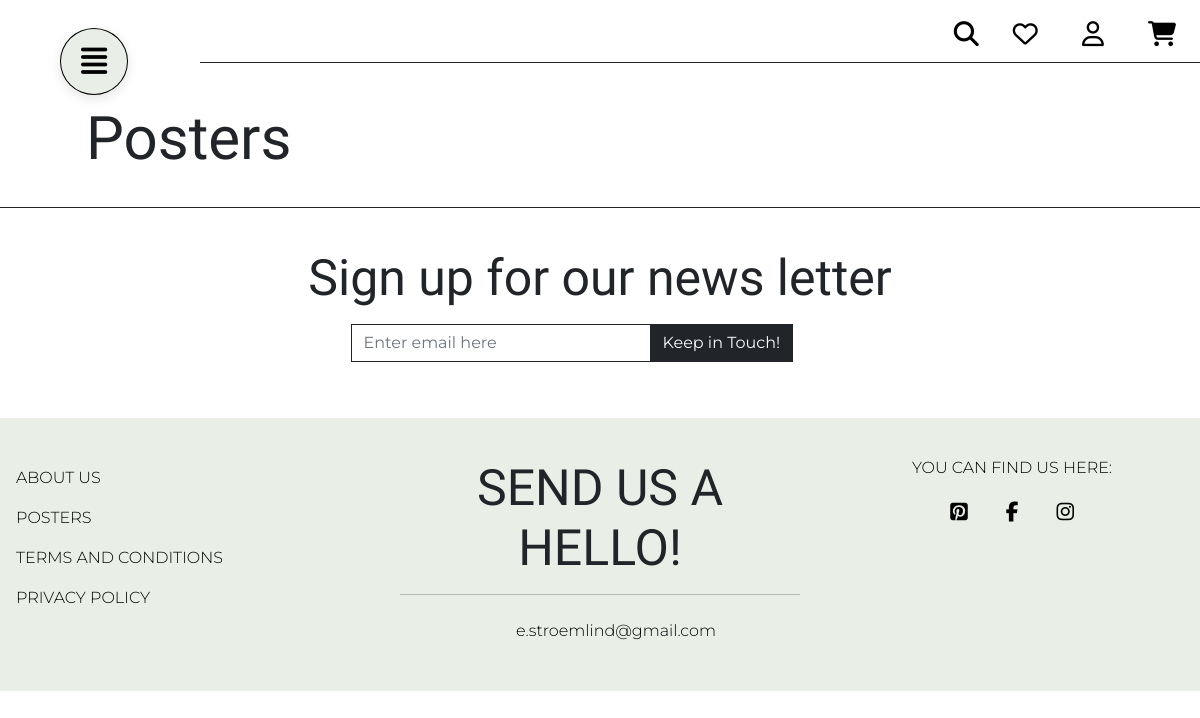
The page /posters/posters/?motive=Animals on the database as committed earlier.
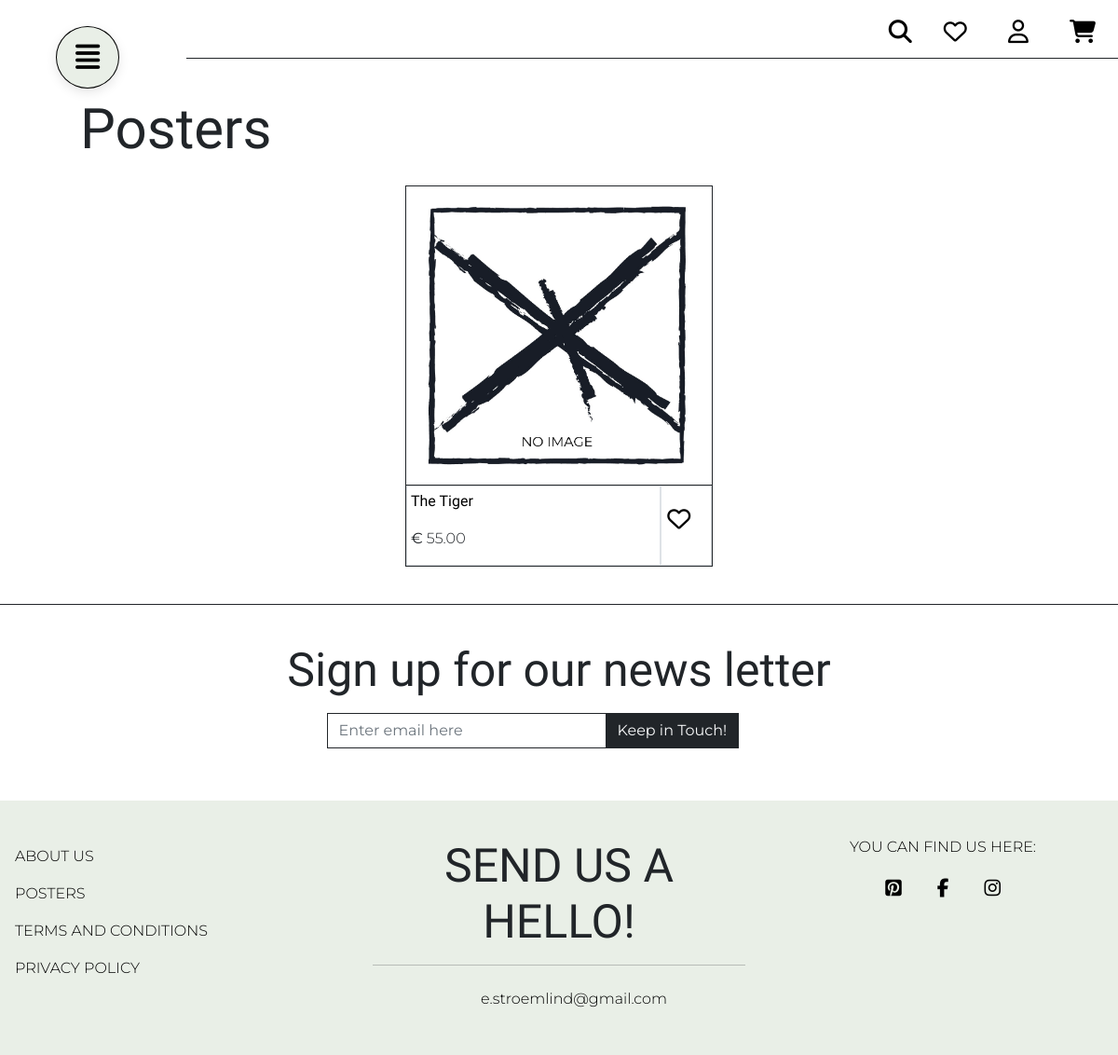
The same page on the database as committed later.
### posters/models.py (models this page shows, shortened)
class Poster(models.Model):
    name = models.CharField(max_length=200)
    motive = models.ForeignKey(
        'Motive', null=True, blank=True, on_delete=models.SET_NULL)
    description = models.TextField()
    size = models.BooleanField(default=False, null=True, blank=True)
    quantity = models.IntegerField(default=0)
    price = models.DecimalField(max_digits=7, decimal_places=2)
    image = models.CharField(max_length=100, null=True, blank=True)
    like = models.ManyToManyField(
        User, related_name='poster_like', blank=True)

### posters/views.py (the view, shortened to what this page needs)
# urls.py: path('posters/', views.posters_all_view, name='posters'),
def posters_all_view(request):
    posters = Poster.objects.all()
    template = 'posters/posters-page.html'
    query = None
    motives = None
    if request.GET:
        if 'motive' in request.GET:
            motives = request.GET['motive'].split(',')
            posters = posters.filter(motive__name__in=motives)
            motives = Motive.objects.filter(name__in=motives)
    context = {
        'posters': posters,
        'search': query,
        'motives_atm': motives,
    }
    return render(request, template, context)

### cart/context.py (called while the page is built, shortened)
def cart_contents(request):
    cart_items = []
    total = 0
    product_count = 0
    cart = request.session.get('cart', {})
    if total < settings.FREE_DELIVERY_THRESHOLD:
        delivery = settings.STANDARD_DELIVERY_COST
        free_delivery = settings.FREE_DELIVERY_THRESHOLD - total
    else:
        delivery = 0
        free_delivery = 0
    total_cost = delivery + total
    context = {
        'cart_items': cart_items,
        'total': total,
        'delivery': delivery,
        'free_delivery': free_delivery,
        'free_delivery_threshold': settings.FREE_DELIVERY_THRESHOLD,
        'product_count': product_count,
        'total_cost': total_cost,
    }
    return context

### posters/templates/posters/posters-page.html (shortened to what this page needs)
{% extends "base.html" %}
{% load static %}
{% block content %}
<div class="container">
    <div class="row g-2 mt-4">
        <h2 class="col ps-3 ps-sm-4 ps-md-5" id="poster-header">Posters</h2>
    </div>
    <div class="row justify-content-around mb-3">
        {% for poster in posters %}
        <div class="col-lg-3 col-md-5 col-sm-5 col-10 card border-dark rounded-0 m-sm-3 m-md-3 m-lg-3 mx-auto pt-2 h-100 w-auto poster-element">
            {% if poster.image %}
            <a href="{% url 'poster-detail' poster.pk %}" class="pb-2">
                <img src="{% static '' %}img/{{ poster.image }}" class="img-poster" alt="{{ poster.name }} " aria-label="A link to the post through the post image (Open in the same tab)">
            </a>
            {% else %}
            <a href="{% url 'poster-detail' poster.pk %}" class="pb-2">
                <img src="{% static '' %}img/no-image.jpeg" class="img-poster" alt="{{ poster.name }}" aria-label="A link to the post through the post image (Open in the same tab)">
            </a>
            {% endif %}
            <div class="row card-body border-top border-dark p-0">
                <div class="col-10 border p-0 ps-1 pt-1">
                    <a href="{% url 'poster-detail' poster.pk %}" class="product-title">
                        <p>{{ poster.name }}</p>
                    </a>
                    <p><strong>€</strong> {{ poster.price }}</p>
                </div>
                <div class="col-2 border p-0">
                    <form class="d-inline" action="#" method="POST" name="likeForm">
                        {% if liked %}
                        <button type="submit" value="" name="likes" class="btn-like icons mt-3">
                            <i class="fas fa-heart"></i>
                        </button>
                        {% else %}
                        <button type="submit" value="" name="likes" class="btn-like icons mt-3">
                            <i class="far fa-heart"></i>
                        </button>
                        {% endif %}
                    </form>
                </div>
            </div>
        </div>
        {% endfor %}
    </div>
</div>
{% endblock %}

### templates/base.html (shortened to what this page needs)
{% load static %}
<!doctype html>
<html lang="en">
    <head>
      <link href="https://cdn.jsdelivr.net/npm/bootstrap@5.1.3/dist/css/bootstrap.min.css" rel="stylesheet">
      <link rel="stylesheet" type="text/css" href="{% static 'css/style.css' %}">
    </head>
  <body>
    <header class="container-fluid">
      <div class="row">
        <div class="col-4 col-md-2 col-sm-2 col-lg-2 my-1 ps-lg-4 ps-4 py-lg-0" id="nav-btn-par">
          <button class="menu-btn align-middle mt-3" id="nav-btn-chi" type="button" data-bs-toggle="offcanvas" data-bs-target="#offcanvasRight" aria-controls="offcanvasRight">
              <span>
                <i class="fas fa-align-justify"></i>
              </span>
          </button>
        </div>
        <div class="col-8 col-md-10 col-sm-10 col-lg-10 my-2 py-1 px-0 py-lg-0 float-end border-bottom border-dark">
          <ul class="list-inline list-unstyled text-end text-lg-right me-2 mb-0">
            <li class="list-inline-item">
              <button class="btn-like icons" type="button" data-bs-toggle="collapse" data-bs-target="#collapseSearch" aria-expanded="false" aria-controls="collapseSearch">
                <span>
                  <i class="fas fa-search"></i>
                </span>
              </button>
            </li>
            <li class="list-inline-item">
              <a class="nav-link" href="#">
                  <div class="text-center text-black">
                      <div class="icons"><i class="far fa-heart"></i></div>
                  </div>
              </a>
            </li>
            <li class="list-inline-item dropdown">
                <a class="text-black nav-link" href="#" id="user-options" data-toggle="dropdown" aria-haspopup="true" aria-expanded="false">
                    <div class="text-center">
                        <div class="icons"><i class="far fa-user"></i></div>
                    </div>
                </a>
            </li>
            <li class="list-inline-item">
                <a class="text-black nav-link" href="{% url 'shopping_cart' %}">
                    <div class="text-center">
                        <div class="icons"><i class="fas fa-shopping-cart"></i></div>
                    </div>
                </a>
            </li>
          </ul>
        </div>
      </div>
    </header>
      {% block content %}
      {% endblock %}
    <footer class="container-fluid">
      <div class="row">
        <div class="col-12 mt-2 top-footer border-top border-dark">
          <h2 class="text-center mb-3">Sign up for our news letter</h2>
          <form action="">
            <div class="input-group d-flex justify-content-center">
              <div class="col-lg-3">
                <input class="form-control border border-dark rounded-0" type="email" name="signup news" placeholder="Enter email here" aria-label="Signup for newsletter" aria-describedby="signup for newsletter">
              </div>
              <div class="col-lg-2">
                <button class="btn btn-dark border border-dark rounded-0 btn-outline-light" type="submit" aria-label="keep in touch">
                Keep in Touch!
                </button>
              </div>
            </div>
          </form>
        </div>
        <div class="col-12 d-md-inline-flex d-lg-inline-flex d-xl-inline-flex justify-content-md-start justify-content-lg-start justify-content-xl-start mt-3 bottom-footer">
          <div class="col-12 col-md-4 col-lg-4 mb-4 footer-sections">
            <ul id="fqa" class="list-group list-group-flush text-uppercase pe-3">
              <li class="list-group-item border-0">
                <a href="{% url 'about-us' %}" class="nav-link text-black p-0">About Us</a>
              </li>
              <li class="list-group-item border-0">
                <a href="{% url 'posters' %}" class="nav-link text-black p-0">Posters</a>
              </li>
              <li class="list-group-item border-0">
                <a href="#" class="nav-link text-black p-0">Terms and Conditions</a>
              </li>
              <li class="list-group-item border-0">
                <a href="#" class="nav-link text-black p-0">Privacy Policy</a>
              </li>
            </ul>
          </div>
          <div class="col-12 col-md-4 col-lg-4 text-center footer-sections">
            <h2 class="text-uppercase">Send Us a Hello!</h2>
            <hr>
            <div>
              <form action="">
                <a href="#" class="col-12 col-md-6 col-lg-6 text-center mx-auto nav-link btn-mail">e.stroemlind@gmail.com</a>
              </form>
            </div>
          </div>
          <div class="col-12 col-md-4 col-lg-4 text-center mt-2 footer-sections">
            <div class="ps-4">
              <div class="mb-2">
                <p class="text-black text-uppercase mb-2">You Can Find Us Here: </p>
                <a class="btn btn-link btn-floating btn-lg text-black" href="https://www.pinterest.com/" target="_blank" rel="noopener" aria-label="Visit our Pinterest (open in new tab)"><i class="fab fa-pinterest-square"></i></a>
                <a class="btn btn-link btn-floating btn-lg text-black" href="https://www.facebook.com/" target="_blank" rel="noopener" aria-label="Visit our Facebook (open in new tab)"><i class="fab fa-facebook-f"></i></a>
                <a class="btn btn-link btn-floating btn-lg text-black" href="https://www.instagram.com/" target="_blank" rel="noopener" aria-label="Visit our Instagram (open in new tab)"><i class="fab fa-instagram"></i></a>
              </div>
            </div>
          </div>
        </div>
      </div>
    </footer>
  </body>
</html>

### static/css/style.css (style rules this page uses)
body { font-family: 'Montserrat', sans-serif; font-weight: 300; }
h1, h2 { font-family: 'Rock 3D', cursive; font-size: 50px; }
#nav-btn-par { position: relative; }
#nav-btn-chi { position: absolute; top: 8px; left: 40px; }
.menu-btn { background-color: #e9efe7; border: solid 0.5px black; padding: 10px 20px; text-align: center; text-decoration: none; display: inline-block; font-size: 30px; border-radius: 50%; color: black; transition: all 0.3s ease 0s; cursor: grab; outline: none; margin: 0px 10px; box-shadow: rgba(0, 0, 0, 0.1) 0px 4px 12px; }
.icons { font-size: 25px; }
#poster-header { font-size: 60px; }
.product-title { color: black; text-decoration: none; font-family: 'Amatic SC', cursive; }
.btn-like { border: none; background: transparent; }
.img-poster { width: 304px; height: auto; }
footer { margin-top: auto; min-height: 120px; }
.top-footer { padding: 40px 0px; }
.bottom-footer { padding: 20px 0px; background-color: #e9efe7; }
.footer-sections { padding: 10px 0px; margin: 10px 0px; }
.btn-mail { color: black; }
#fqa li { background-color: #e9efe7; }
@media (min-width: 1200px) { #nav-btn-par { position: relative; } }
@media (min-width: 1200px) { #nav-btn-chi { position: absolute; top: 8px; left: 50px; } }

Rows that differ between the two databases and show on the page:
added Poster: name "The Tiger", price "55.00"
